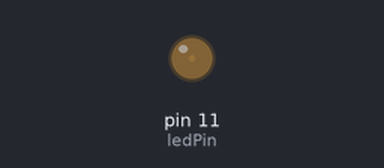
Recording of a sketch running on a simulated Arduino Uno, built with avr-gcc and run on an emulated ATmega328P. Parts: output pins drawn as LEDs (lit = HIGH).

Above: at 0.05 s.
At 1.15 s:
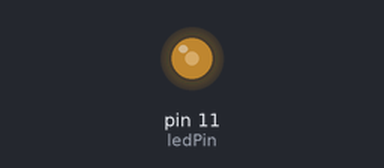
At 2.3 s:
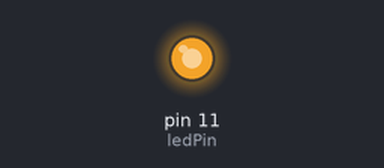
At 4.55 s:
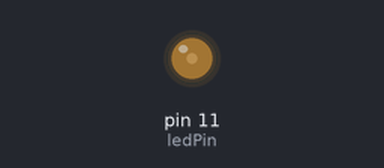
Timing chart, 0 to 6.6 s (numbered marks = the images above):
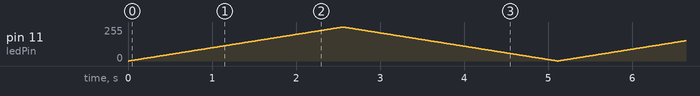

The sketch:

_02_If_statements.ino
```cpp
const int ledPin = 11;

int brightness = 0;
int ledDirection = 1;

void setup() {
  //set up
  pinMode(ledPin, OUTPUT);
}

void loop() {
  // apply brightness to LED
  analogWrite(ledPin,brightness);

  // increase brightness by adding direction
  brightness = brightness + ledDirection;

  // condition
  if(brightness == 0 || brightness == 255){

    // invert direction
    ledDirection = -ledDirection;
  }

  // wait for 10 miliseconds
  delay(10);

}
```
